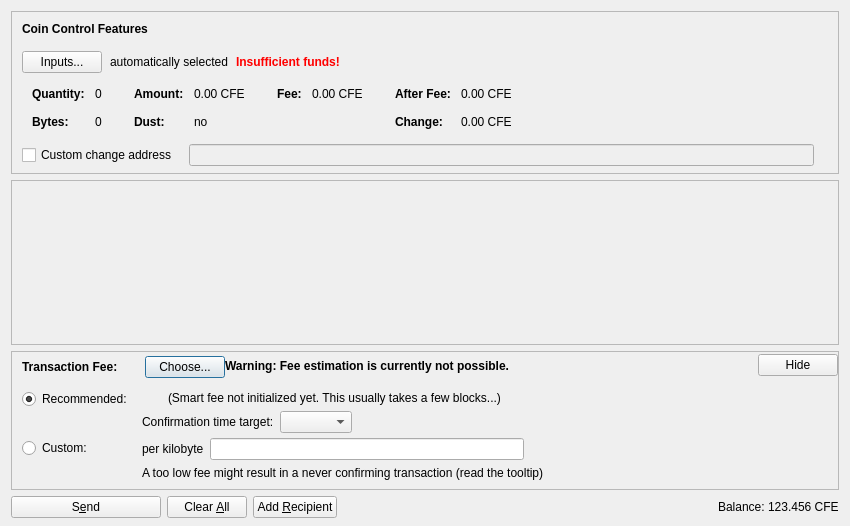
<?xml version="1.0" encoding="UTF-8"?>
<ui version="4.0">
 <class>SendCoinsDialog</class>
 <widget class="QDialog" name="SendCoinsDialog">
  <property name="geometry">
   <rect>
    <x>0</x>
    <y>0</y>
    <width>850</width>
    <height>526</height>
   </rect>
  </property>
  <property name="windowTitle">
   <string>Send Coins</string>
  </property>
  <layout class="QVBoxLayout" name="verticalLayout" stretch="0,1,0,0">
   <property name="bottomMargin">
    <number>8</number>
   </property>
   <item>
    <widget class="QFrame" name="frameCoinControl">
     <property name="sizePolicy">
      <sizepolicy hsizetype="Expanding" vsizetype="Expanding">
       <horstretch>0</horstretch>
       <verstretch>0</verstretch>
      </sizepolicy>
     </property>
     <property name="maximumSize">
      <size>
       <width>16777215</width>
       <height>16777215</height>
      </size>
     </property>
     <property name="frameShape">
      <enum>QFrame::StyledPanel</enum>
     </property>
     <property name="frameShadow">
      <enum>QFrame::Sunken</enum>
     </property>
     <layout class="QVBoxLayout" name="verticalLayoutCoinControl2">
      <property name="spacing">
       <number>0</number>
      </property>
      <property name="leftMargin">
       <number>0</number>
      </property>
      <property name="topMargin">
       <number>0</number>
      </property>
      <property name="rightMargin">
       <number>0</number>
      </property>
      <property name="bottomMargin">
       <number>6</number>
      </property>
      <item>
       <layout class="QVBoxLayout" name="verticalLayoutCoinControl" stretch="0,0,0,0,1">
        <property name="spacing">
         <number>0</number>
        </property>
        <property name="leftMargin">
         <number>10</number>
        </property>
        <property name="topMargin">
         <number>10</number>
        </property>
        <item>
         <layout class="QHBoxLayout" name="horizontalLayoutCoinControl1">
          <property name="bottomMargin">
           <number>15</number>
          </property>
          <item>
           <widget class="QLabel" name="labelCoinControlFeatures">
            <property name="sizePolicy">
             <sizepolicy hsizetype="Preferred" vsizetype="Maximum">
              <horstretch>0</horstretch>
              <verstretch>0</verstretch>
             </sizepolicy>
            </property>
            <property name="font">
             <font>
              <weight>75</weight>
              <bold>true</bold>
             </font>
            </property>
            <property name="styleSheet">
             <string notr="true">font-weight:bold;</string>
            </property>
            <property name="text">
             <string>Coin Control Features</string>
            </property>
           </widget>
          </item>
         </layout>
        </item>
        <item>
         <layout class="QHBoxLayout" name="horizontalLayoutCoinControl2" stretch="0,0,0,0">
          <property name="spacing">
           <number>8</number>
          </property>
          <property name="bottomMargin">
           <number>10</number>
          </property>
          <item>
           <widget class="QPushButton" name="pushButtonCoinControl">
            <property name="styleSheet">
             <string notr="true"/>
            </property>
            <property name="text">
             <string>Inputs...</string>
            </property>
            <property name="autoDefault">
             <bool>false</bool>
            </property>
           </widget>
          </item>
          <item>
           <widget class="QLabel" name="labelCoinControlAutomaticallySelected">
            <property name="text">
             <string>automatically selected</string>
            </property>
            <property name="margin">
             <number>5</number>
            </property>
           </widget>
          </item>
          <item>
           <widget class="QLabel" name="labelCoinControlInsuffFunds">
            <property name="font">
             <font>
              <weight>75</weight>
              <bold>true</bold>
             </font>
            </property>
            <property name="styleSheet">
             <string notr="true">color:red;font-weight:bold;</string>
            </property>
            <property name="text">
             <string>Insufficient funds!</string>
            </property>
            <property name="margin">
             <number>5</number>
            </property>
           </widget>
          </item>
          <item>
           <spacer name="horizontalSpacerCoinControl">
            <property name="orientation">
             <enum>Qt::Horizontal</enum>
            </property>
            <property name="sizeHint" stdset="0">
             <size>
              <width>40</width>
              <height>1</height>
             </size>
            </property>
           </spacer>
          </item>
         </layout>
        </item>
        <item>
         <widget class="QWidget" name="widgetCoinControl" native="true">
          <property name="sizePolicy">
           <sizepolicy hsizetype="Preferred" vsizetype="Preferred">
            <horstretch>0</horstretch>
            <verstretch>0</verstretch>
           </sizepolicy>
          </property>
          <property name="minimumSize">
           <size>
            <width>0</width>
            <height>0</height>
           </size>
          </property>
          <property name="styleSheet">
           <string notr="true"/>
          </property>
          <layout class="QHBoxLayout" name="horizontalLayoutCoinControl5">
           <property name="leftMargin">
            <number>0</number>
           </property>
           <property name="topMargin">
            <number>0</number>
           </property>
           <property name="rightMargin">
            <number>0</number>
           </property>
           <property name="bottomMargin">
            <number>0</number>
           </property>
           <item>
            <layout class="QHBoxLayout" name="horizontalLayoutCoinControl3" stretch="0,0,0,1">
             <property name="spacing">
              <number>20</number>
             </property>
             <property name="topMargin">
              <number>0</number>
             </property>
             <property name="bottomMargin">
              <number>10</number>
             </property>
             <item>
              <layout class="QFormLayout" name="formLayoutCoinControl1">
               <property name="horizontalSpacing">
                <number>10</number>
               </property>
               <property name="verticalSpacing">
                <number>14</number>
               </property>
               <property name="leftMargin">
                <number>10</number>
               </property>
               <property name="topMargin">
                <number>4</number>
               </property>
               <property name="rightMargin">
                <number>6</number>
               </property>
               <item row="0" column="0">
                <widget class="QLabel" name="labelCoinControlQuantityText">
                 <property name="font">
                  <font>
                   <weight>75</weight>
                   <bold>true</bold>
                  </font>
                 </property>
                 <property name="text">
                  <string>Quantity:</string>
                 </property>
                 <property name="margin">
                  <number>0</number>
                 </property>
                </widget>
               </item>
               <item row="0" column="1">
                <widget class="QLabel" name="labelCoinControlQuantity">
                 <property name="cursor">
                  <cursorShape>IBeamCursor</cursorShape>
                 </property>
                 <property name="contextMenuPolicy">
                  <enum>Qt::ActionsContextMenu</enum>
                 </property>
                 <property name="text">
                  <string notr="true">0</string>
                 </property>
                 <property name="margin">
                  <number>0</number>
                 </property>
                 <property name="textInteractionFlags">
                  <set>Qt::LinksAccessibleByMouse|Qt::TextSelectableByKeyboard|Qt::TextSelectableByMouse</set>
                 </property>
                </widget>
               </item>
               <item row="1" column="0">
                <widget class="QLabel" name="labelCoinControlBytesText">
                 <property name="font">
                  <font>
                   <weight>75</weight>
                   <bold>true</bold>
                  </font>
                 </property>
                 <property name="text">
                  <string>Bytes:</string>
                 </property>
                </widget>
               </item>
               <item row="1" column="1">
                <widget class="QLabel" name="labelCoinControlBytes">
                 <property name="cursor">
                  <cursorShape>IBeamCursor</cursorShape>
                 </property>
                 <property name="contextMenuPolicy">
                  <enum>Qt::ActionsContextMenu</enum>
                 </property>
                 <property name="text">
                  <string notr="true">0</string>
                 </property>
                 <property name="textInteractionFlags">
                  <set>Qt::LinksAccessibleByMouse|Qt::TextSelectableByKeyboard|Qt::TextSelectableByMouse</set>
                 </property>
                </widget>
               </item>
              </layout>
             </item>
             <item>
              <layout class="QFormLayout" name="formLayoutCoinControl2">
               <property name="horizontalSpacing">
                <number>10</number>
               </property>
               <property name="verticalSpacing">
                <number>14</number>
               </property>
               <property name="leftMargin">
                <number>6</number>
               </property>
               <property name="topMargin">
                <number>4</number>
               </property>
               <property name="rightMargin">
                <number>6</number>
               </property>
               <item row="0" column="0">
                <widget class="QLabel" name="labelCoinControlAmountText">
                 <property name="font">
                  <font>
                   <weight>75</weight>
                   <bold>true</bold>
                  </font>
                 </property>
                 <property name="text">
                  <string>Amount:</string>
                 </property>
                 <property name="margin">
                  <number>0</number>
                 </property>
                </widget>
               </item>
               <item row="0" column="1">
                <widget class="QLabel" name="labelCoinControlAmount">
                 <property name="cursor">
                  <cursorShape>IBeamCursor</cursorShape>
                 </property>
                 <property name="contextMenuPolicy">
                  <enum>Qt::ActionsContextMenu</enum>
                 </property>
                 <property name="text">
                  <string notr="true">0.00 CFE</string>
                 </property>
                 <property name="textInteractionFlags">
                  <set>Qt::LinksAccessibleByMouse|Qt::TextSelectableByKeyboard|Qt::TextSelectableByMouse</set>
                 </property>
                </widget>
               </item>
               <item row="1" column="0">
                <widget class="QLabel" name="labelCoinControlLowOutputText">
                 <property name="font">
                  <font>
                   <weight>75</weight>
                   <bold>true</bold>
                  </font>
                 </property>
                 <property name="text">
                  <string>Dust:</string>
                 </property>
                </widget>
               </item>
               <item row="1" column="1">
                <widget class="QLabel" name="labelCoinControlLowOutput">
                 <property name="cursor">
                  <cursorShape>IBeamCursor</cursorShape>
                 </property>
                 <property name="contextMenuPolicy">
                  <enum>Qt::ActionsContextMenu</enum>
                 </property>
                 <property name="text">
                  <string notr="true">no</string>
                 </property>
                 <property name="textInteractionFlags">
                  <set>Qt::LinksAccessibleByMouse|Qt::TextSelectableByKeyboard|Qt::TextSelectableByMouse</set>
                 </property>
                </widget>
               </item>
              </layout>
             </item>
             <item>
              <layout class="QFormLayout" name="formLayoutCoinControl3">
               <property name="horizontalSpacing">
                <number>10</number>
               </property>
               <property name="verticalSpacing">
                <number>14</number>
               </property>
               <property name="leftMargin">
                <number>6</number>
               </property>
               <property name="topMargin">
                <number>4</number>
               </property>
               <property name="rightMargin">
                <number>6</number>
               </property>
               <item row="0" column="0">
                <widget class="QLabel" name="labelCoinControlFeeText">
                 <property name="font">
                  <font>
                   <weight>75</weight>
                   <bold>true</bold>
                  </font>
                 </property>
                 <property name="text">
                  <string>Fee:</string>
                 </property>
                 <property name="margin">
                  <number>0</number>
                 </property>
                </widget>
               </item>
               <item row="0" column="1">
                <widget class="QLabel" name="labelCoinControlFee">
                 <property name="cursor">
                  <cursorShape>IBeamCursor</cursorShape>
                 </property>
                 <property name="contextMenuPolicy">
                  <enum>Qt::ActionsContextMenu</enum>
                 </property>
                 <property name="text">
                  <string notr="true">0.00 CFE</string>
                 </property>
                 <property name="textInteractionFlags">
                  <set>Qt::LinksAccessibleByMouse|Qt::TextSelectableByKeyboard|Qt::TextSelectableByMouse</set>
                 </property>
                </widget>
               </item>
              </layout>
             </item>
             <item>
              <layout class="QFormLayout" name="formLayoutCoinControl4">
               <property name="horizontalSpacing">
                <number>10</number>
               </property>
               <property name="verticalSpacing">
                <number>14</number>
               </property>
               <property name="leftMargin">
                <number>6</number>
               </property>
               <property name="topMargin">
                <number>4</number>
               </property>
               <property name="rightMargin">
                <number>6</number>
               </property>
               <item row="0" column="0">
                <widget class="QLabel" name="labelCoinControlAfterFeeText">
                 <property name="font">
                  <font>
                   <weight>75</weight>
                   <bold>true</bold>
                  </font>
                 </property>
                 <property name="text">
                  <string>After Fee:</string>
                 </property>
                 <property name="margin">
                  <number>0</number>
                 </property>
                </widget>
               </item>
               <item row="0" column="1">
                <widget class="QLabel" name="labelCoinControlAfterFee">
                 <property name="cursor">
                  <cursorShape>IBeamCursor</cursorShape>
                 </property>
                 <property name="contextMenuPolicy">
                  <enum>Qt::ActionsContextMenu</enum>
                 </property>
                 <property name="text">
                  <string notr="true">0.00 CFE</string>
                 </property>
                 <property name="textInteractionFlags">
                  <set>Qt::LinksAccessibleByMouse|Qt::TextSelectableByKeyboard|Qt::TextSelectableByMouse</set>
                 </property>
                </widget>
               </item>
               <item row="1" column="0">
                <widget class="QLabel" name="labelCoinControlChangeText">
                 <property name="font">
                  <font>
                   <weight>75</weight>
                   <bold>true</bold>
                  </font>
                 </property>
                 <property name="text">
                  <string>Change:</string>
                 </property>
                </widget>
               </item>
               <item row="1" column="1">
                <widget class="QLabel" name="labelCoinControlChange">
                 <property name="cursor">
                  <cursorShape>IBeamCursor</cursorShape>
                 </property>
                 <property name="contextMenuPolicy">
                  <enum>Qt::ActionsContextMenu</enum>
                 </property>
                 <property name="text">
                  <string notr="true">0.00 CFE</string>
                 </property>
                 <property name="textInteractionFlags">
                  <set>Qt::LinksAccessibleByMouse|Qt::TextSelectableByKeyboard|Qt::TextSelectableByMouse</set>
                 </property>
                </widget>
               </item>
              </layout>
             </item>
            </layout>
           </item>
          </layout>
         </widget>
        </item>
        <item>
         <layout class="QHBoxLayout" name="horizontalLayoutCoinControl4" stretch="0,0,0">
          <property name="spacing">
           <number>12</number>
          </property>
          <property name="sizeConstraint">
           <enum>QLayout::SetDefaultConstraint</enum>
          </property>
          <property name="topMargin">
           <number>5</number>
          </property>
          <property name="rightMargin">
           <number>5</number>
          </property>
          <item>
           <widget class="QCheckBox" name="checkBoxCoinControlChange">
            <property name="toolTip">
             <string>If this is activated, but the change address is empty or invalid, change will be sent to a newly generated address.</string>
            </property>
            <property name="text">
             <string>Custom change address</string>
            </property>
           </widget>
          </item>
          <item>
           <widget class="QValidatedLineEdit" name="lineEditCoinControlChange">
            <property name="enabled">
             <bool>false</bool>
            </property>
            <property name="sizePolicy">
             <sizepolicy hsizetype="Expanding" vsizetype="Fixed">
              <horstretch>0</horstretch>
              <verstretch>0</verstretch>
             </sizepolicy>
            </property>
           </widget>
          </item>
          <item>
           <widget class="QLabel" name="labelCoinControlChangeLabel">
            <property name="sizePolicy">
             <sizepolicy hsizetype="Preferred" vsizetype="Expanding">
              <horstretch>0</horstretch>
              <verstretch>0</verstretch>
             </sizepolicy>
            </property>
            <property name="minimumSize">
             <size>
              <width>0</width>
              <height>0</height>
             </size>
            </property>
            <property name="text">
             <string/>
            </property>
            <property name="margin">
             <number>3</number>
            </property>
           </widget>
          </item>
         </layout>
        </item>
        <item>
         <spacer name="verticalSpacerCoinControl">
          <property name="orientation">
           <enum>Qt::Vertical</enum>
          </property>
          <property name="sizeHint" stdset="0">
           <size>
            <width>800</width>
            <height>1</height>
           </size>
          </property>
         </spacer>
        </item>
       </layout>
      </item>
     </layout>
    </widget>
   </item>
   <item>
    <widget class="QScrollArea" name="scrollArea">
     <property name="widgetResizable">
      <bool>true</bool>
     </property>
     <widget class="QWidget" name="scrollAreaWidgetContents">
      <property name="geometry">
       <rect>
        <x>0</x>
        <y>0</y>
        <width>830</width>
        <height>104</height>
       </rect>
      </property>
      <layout class="QVBoxLayout" name="verticalLayout_2" stretch="0,1">
       <property name="leftMargin">
        <number>0</number>
       </property>
       <property name="topMargin">
        <number>0</number>
       </property>
       <property name="rightMargin">
        <number>0</number>
       </property>
       <property name="bottomMargin">
        <number>0</number>
       </property>
       <item>
        <layout class="QVBoxLayout" name="entries">
         <property name="spacing">
          <number>6</number>
         </property>
        </layout>
       </item>
       <item>
        <spacer name="verticalSpacer">
         <property name="orientation">
          <enum>Qt::Vertical</enum>
         </property>
         <property name="sizeHint" stdset="0">
          <size>
           <width>20</width>
           <height>40</height>
          </size>
         </property>
        </spacer>
       </item>
      </layout>
     </widget>
    </widget>
   </item>
   <item>
    <widget class="QFrame" name="frameFee">
     <property name="sizePolicy">
      <sizepolicy hsizetype="Expanding" vsizetype="Expanding">
       <horstretch>0</horstretch>
       <verstretch>0</verstretch>
      </sizepolicy>
     </property>
     <property name="maximumSize">
      <size>
       <width>16777215</width>
       <height>16777215</height>
      </size>
     </property>
     <property name="frameShape">
      <enum>QFrame::StyledPanel</enum>
     </property>
     <property name="frameShadow">
      <enum>QFrame::Sunken</enum>
     </property>
     <layout class="QVBoxLayout" name="verticalLayoutFee1">
      <property name="spacing">
       <number>0</number>
      </property>
      <property name="leftMargin">
       <number>0</number>
      </property>
      <property name="topMargin">
       <number>0</number>
      </property>
      <property name="rightMargin">
       <number>0</number>
      </property>
      <property name="bottomMargin">
       <number>0</number>
      </property>
      <item>
       <layout class="QVBoxLayout" name="verticalLayoutFee2" stretch="0,0,0">
        <property name="spacing">
         <number>0</number>
        </property>
        <property name="leftMargin">
         <number>10</number>
        </property>
        <property name="topMargin">
         <number>0</number>
        </property>
        <item>
         <layout class="QHBoxLayout" name="horizontalLayoutFee1">
          <property name="bottomMargin">
           <number>0</number>
          </property>
          <item>
           <layout class="QVBoxLayout" name="verticalLayoutFee7">
            <property name="spacing">
             <number>0</number>
            </property>
            <item>
             <spacer name="verticalSpacerSmartFee">
              <property name="orientation">
               <enum>Qt::Vertical</enum>
              </property>
              <property name="sizeType">
               <enum>QSizePolicy::Fixed</enum>
              </property>
              <property name="sizeHint" stdset="0">
               <size>
                <width>1</width>
                <height>4</height>
               </size>
              </property>
             </spacer>
            </item>
            <item>
             <layout class="QHBoxLayout" name="horizontalLayoutSmartFee">
              <property name="spacing">
               <number>10</number>
              </property>
              <item>
               <widget class="QLabel" name="labelFeeHeadline">
                <property name="sizePolicy">
                 <sizepolicy hsizetype="Preferred" vsizetype="Maximum">
                  <horstretch>0</horstretch>
                  <verstretch>0</verstretch>
                 </sizepolicy>
                </property>
                <property name="font">
                 <font>
                  <weight>75</weight>
                  <bold>true</bold>
                 </font>
                </property>
                <property name="styleSheet">
                 <string notr="true">font-weight:bold;</string>
                </property>
                <property name="text">
                 <string>Transaction Fee:</string>
                </property>
               </widget>
              </item>
              <item>
               <widget class="QLabel" name="labelFeeMinimized">
                <property name="text">
                 <string/>
                </property>
               </widget>
              </item>
              <item>
               <widget class="QPushButton" name="buttonChooseFee">
                <property name="text">
                 <string>Choose...</string>
                </property>
               </widget>
              </item>
             </layout>
            </item>
            <item>
             <spacer name="verticalSpacer_5">
              <property name="orientation">
               <enum>Qt::Vertical</enum>
              </property>
              <property name="sizeHint" stdset="0">
               <size>
                <width>1</width>
                <height>1</height>
               </size>
              </property>
             </spacer>
            </item>
           </layout>
          </item>
          <item>
           <widget class="QLabel" name="fallbackFeeWarningLabel">
            <property name="toolTip">
             <string>Using the fallbackfee can result in sending a transaction that will take several hours or days (or never) to confirm. Consider choosing your fee manually or wait until you have validated the complete chain.</string>
            </property>
            <property name="font">
            <font>
                <weight>75</weight>
                <bold>true</bold>
            </font>
            </property>
            <property name="text">
             <string>Warning: Fee estimation is currently not possible.</string>
            </property>
            <property name="wordWrap">
             <bool>false</bool>
            </property>
           </widget>
          </item>
          <item>
           <spacer name="horizontalSpacer_4">
            <property name="orientation">
             <enum>Qt::Horizontal</enum>
            </property>
            <property name="sizeType">
             <enum>QSizePolicy::MinimumExpanding</enum>
            </property>
            <property name="sizeHint" stdset="0">
             <size>
              <width>40</width>
              <height>20</height>
             </size>
            </property>
           </spacer>
          </item>
          <item>
           <widget class="QPushButton" name="buttonMinimizeFee">
            <property name="toolTip">
             <string>collapse fee-settings</string>
            </property>
            <property name="text">
             <string>Hide</string>
            </property>
           </widget>
          </item>
         </layout>
        </item>
        <item>
         <widget class="QFrame" name="frameFeeSelection">
          <layout class="QVBoxLayout" name="verticalLayoutFee12">
           <property name="spacing">
            <number>0</number>
           </property>
           <property name="leftMargin">
            <number>0</number>
           </property>
           <property name="topMargin">
            <number>0</number>
           </property>
           <property name="rightMargin">
            <number>0</number>
           </property>
           <property name="bottomMargin">
            <number>0</number>
           </property>
           <item>
            <layout class="QGridLayout" name="gridLayoutFee">
             <property name="topMargin">
              <number>10</number>
             </property>
             <property name="bottomMargin">
              <number>4</number>
             </property>
             <property name="horizontalSpacing">
              <number>10</number>
             </property>
             <property name="verticalSpacing">
              <number>4</number>
             </property>
             <item row="1" column="1">
              <layout class="QVBoxLayout" name="verticalLayoutFee8">
               <property name="spacing">
                <number>6</number>
               </property>
               <item>
                <layout class="QHBoxLayout" name="horizontalLayoutFee13">
                 <item>
                  <widget class="QLabel" name="labelCustomPerKilobyte">
                   <property name="toolTip">
                    <string>Specify a custom fee per kB (1,000 bytes) of the transaction's virtual size.

Note:  Since the fee is calculated on a per-byte basis, a fee of "100 satoshis per kB" for a transaction size of 500 bytes (half of 1 kB) would ultimately yield a fee of only 50 satoshis.</string>
                   </property>
                   <property name="text">
                    <string>per kilobyte</string>
                   </property>
                  </widget>
                 </item>
                 <item>
                  <widget class="BitcoinAmountField" name="customFee"/>
                 </item>
                 <item>
                  <spacer name="horizontalSpacer_6">
                   <property name="orientation">
                    <enum>Qt::Horizontal</enum>
                   </property>
                   <property name="sizeHint" stdset="0">
                    <size>
                     <width>1</width>
                     <height>1</height>
                    </size>
                   </property>
                  </spacer>
                 </item>
                </layout>
               </item>
               <item>
                <layout class="QHBoxLayout" name="horizontalLayoutFee8">
                 <item>
                  <widget class="QLabel" name="labelCustomFeeWarning">
                   <property name="enabled">
                    <bool>true</bool>
                   </property>
                   <property name="toolTip">
                    <string>When there is less transaction volume than space in the blocks, miners as well as relaying nodes may enforce a minimum fee. Paying only this minimum fee is just fine, but be aware that this can result in a never confirming transaction once there is more demand for Coffeecoin transactions than the network can process.</string>
                   </property>
                   <property name="text">
                    <string>A too low fee might result in a never confirming transaction (read the tooltip)</string>
                   </property>
                  </widget>
                 </item>
                 <item>
                  <spacer name="horizontalSpacer_2">
                   <property name="orientation">
                    <enum>Qt::Horizontal</enum>
                   </property>
                   <property name="sizeHint" stdset="0">
                    <size>
                     <width>1</width>
                     <height>1</height>
                    </size>
                   </property>
                  </spacer>
                 </item>
                </layout>
               </item>
              </layout>
             </item>
             <item row="0" column="0">
              <layout class="QVBoxLayout" name="verticalLayoutFee4" stretch="0,1">
               <item>
                <widget class="QRadioButton" name="radioSmartFee">
                 <property name="text">
                  <string>Recommended:</string>
                 </property>
                 <property name="checked">
                  <bool>true</bool>
                 </property>
                 <attribute name="buttonGroup">
                  <string notr="true">groupFee</string>
                 </attribute>
                </widget>
               </item>
               <item>
                <spacer name="verticalSpacer_2">
                 <property name="orientation">
                  <enum>Qt::Vertical</enum>
                 </property>
                 <property name="sizeHint" stdset="0">
                  <size>
                   <width>1</width>
                   <height>1</height>
                  </size>
                 </property>
                </spacer>
               </item>
              </layout>
             </item>
             <item row="1" column="0">
              <layout class="QVBoxLayout" name="verticalLayoutFee9" stretch="0,1">
               <item>
                <widget class="QRadioButton" name="radioCustomFee">
                 <property name="text">
                  <string>Custom:</string>
                 </property>
                 <attribute name="buttonGroup">
                  <string notr="true">groupFee</string>
                 </attribute>
                </widget>
               </item>
               <item>
                <spacer name="verticalSpacer_6">
                 <property name="orientation">
                  <enum>Qt::Vertical</enum>
                 </property>
                 <property name="sizeHint" stdset="0">
                  <size>
                   <width>1</width>
                   <height>1</height>
                  </size>
                 </property>
                </spacer>
               </item>
              </layout>
             </item>
             <item row="0" column="1">
              <layout class="QVBoxLayout" name="verticalLayoutFee3" stretch="0,0,1">
               <property name="spacing">
                <number>6</number>
               </property>
               <property name="topMargin">
                <number>2</number>
               </property>
               <item>
                <layout class="QHBoxLayout" name="horizontalLayoutFee12">
                 <item>
                  <widget class="QLabel" name="labelSmartFee">
                   <property name="text">
                    <string/>
                   </property>
                  </widget>
                 </item>
                 <item>
                  <widget class="QLabel" name="labelFeeEstimation">
                   <property name="text">
                    <string/>
                   </property>
                  </widget>
                 </item>
                 <item>
                  <widget class="QLabel" name="labelSmartFee2">
                   <property name="text">
                    <string>(Smart fee not initialized yet. This usually takes a few blocks...)</string>
                   </property>
                  </widget>
                 </item>
                 <item>
                  <spacer name="horizontalSpacer_5">
                   <property name="orientation">
                    <enum>Qt::Horizontal</enum>
                   </property>
                   <property name="sizeHint" stdset="0">
                    <size>
                     <width>1</width>
                     <height>1</height>
                    </size>
                   </property>
                  </spacer>
                 </item>
                </layout>
               </item>
               <item>
                <layout class="QHBoxLayout" name="horizontalLayoutFee9">
                 <item>
                  <layout class="QVBoxLayout" name="verticalLayoutFee6">
                   <item>
                    <widget class="QLabel" name="labelSmartFee3">
                     <property name="text">
                      <string>Confirmation time target:</string>
                     </property>
                    </widget>
                   </item>
                  </layout>
                 </item>
                 <item>
                  <layout class="QVBoxLayout" name="verticalLayoutFee5">
                   <property name="rightMargin">
                    <number>30</number>
                   </property>
                   <item>
                    <layout class="QHBoxLayout" name="horizontalLayoutConfTarget">
                     <property name="bottomMargin">
                      <number>0</number>
                     </property>
                     <item>
                      <widget class="QComboBox" name="confTargetSelector"/>
                     </item>
                     <item>
                      <spacer name="horizontalSpacerConfTarget">
                       <property name="orientation">
                        <enum>Qt::Horizontal</enum>
                       </property>
                       <property name="sizeHint" stdset="0">
                        <size>
                         <width>40</width>
                         <height>20</height>
                        </size>
                       </property>
                      </spacer>
                     </item>
                    </layout>
                   </item>
                  </layout>
                 </item>
                </layout>
               </item>
               <item>
                <spacer name="verticalSpacer_4">
                 <property name="orientation">
                  <enum>Qt::Vertical</enum>
                 </property>
                 <property name="sizeHint" stdset="0">
                  <size>
                   <width>1</width>
                   <height>1</height>
                  </size>
                 </property>
                </spacer>
               </item>
              </layout>
             </item>
            </layout>
           </item>
          </layout>
         </widget>
        </item>
        <item>
         <spacer name="verticalSpacerFee">
          <property name="orientation">
           <enum>Qt::Vertical</enum>
          </property>
          <property name="sizeHint" stdset="0">
           <size>
            <width>40</width>
            <height>5</height>
           </size>
          </property>
         </spacer>
        </item>
       </layout>
      </item>
     </layout>
    </widget>
   </item>
   <item>
    <layout class="QHBoxLayout" name="horizontalLayout">
     <item>
      <widget class="QPushButton" name="sendButton">
       <property name="minimumSize">
        <size>
         <width>150</width>
         <height>0</height>
        </size>
       </property>
       <property name="toolTip">
        <string>Confirm the send action</string>
       </property>
       <property name="text">
        <string>S&amp;end</string>
       </property>
       <property name="icon">
        <iconset resource="../bitcoin.qrc">
         <normaloff>:/icons/send</normaloff>:/icons/send</iconset>
       </property>
       <property name="autoDefault">
        <bool>false</bool>
       </property>
       <property name="default">
        <bool>false</bool>
       </property>
      </widget>
     </item>
     <item>
      <widget class="QPushButton" name="clearButton">
       <property name="sizePolicy">
        <sizepolicy hsizetype="Minimum" vsizetype="Fixed">
         <horstretch>0</horstretch>
         <verstretch>0</verstretch>
        </sizepolicy>
       </property>
       <property name="toolTip">
        <string>Clear all fields of the form.</string>
       </property>
       <property name="text">
        <string>Clear &amp;All</string>
       </property>
       <property name="icon">
        <iconset resource="../bitcoin.qrc">
         <normaloff>:/icons/remove</normaloff>:/icons/remove</iconset>
       </property>
       <property name="autoDefault">
        <bool>false</bool>
       </property>
      </widget>
     </item>
     <item>
      <widget class="QPushButton" name="addButton">
       <property name="toolTip">
        <string>Send to multiple recipients at once</string>
       </property>
       <property name="text">
        <string>Add &amp;Recipient</string>
       </property>
       <property name="icon">
        <iconset resource="../bitcoin.qrc">
         <normaloff>:/icons/add</normaloff>:/icons/add</iconset>
       </property>
       <property name="autoDefault">
        <bool>false</bool>
       </property>
      </widget>
     </item>
     <item>
      <spacer name="horizontalSpacer">
       <property name="orientation">
        <enum>Qt::Horizontal</enum>
       </property>
       <property name="sizeHint" stdset="0">
        <size>
         <width>40</width>
         <height>20</height>
        </size>
       </property>
      </spacer>
     </item>
     <item>
      <layout class="QHBoxLayout" name="horizontalLayout_2">
       <property name="spacing">
        <number>3</number>
       </property>
       <item>
        <widget class="QLabel" name="label">
         <property name="sizePolicy">
          <sizepolicy hsizetype="Preferred" vsizetype="Fixed">
           <horstretch>0</horstretch>
           <verstretch>0</verstretch>
          </sizepolicy>
         </property>
         <property name="text">
          <string>Balance:</string>
         </property>
        </widget>
       </item>
       <item>
        <widget class="QLabel" name="labelBalance">
         <property name="sizePolicy">
          <sizepolicy hsizetype="Preferred" vsizetype="Fixed">
           <horstretch>0</horstretch>
           <verstretch>0</verstretch>
          </sizepolicy>
         </property>
         <property name="cursor">
          <cursorShape>IBeamCursor</cursorShape>
         </property>
         <property name="text">
          <string notr="true">123.456 CFE</string>
         </property>
         <property name="textInteractionFlags">
          <set>Qt::LinksAccessibleByMouse|Qt::TextSelectableByKeyboard|Qt::TextSelectableByMouse</set>
         </property>
        </widget>
       </item>
      </layout>
     </item>
    </layout>
   </item>
  </layout>
 </widget>
 <customwidgets>
  <customwidget>
   <class>QValidatedLineEdit</class>
   <extends>QLineEdit</extends>
   <header>qt/qvalidatedlineedit.h</header>
  </customwidget>
  <customwidget>
   <class>BitcoinAmountField</class>
   <extends>QLineEdit</extends>
   <header>qt/bitcoinamountfield.h</header>
   <container>1</container>
  </customwidget>
 </customwidgets>
 <resources>
  <include location="../bitcoin.qrc"/>
 </resources>
 <connections/>
 <buttongroups>
  <buttongroup name="groupFee"/>
 </buttongroups>
</ui>
